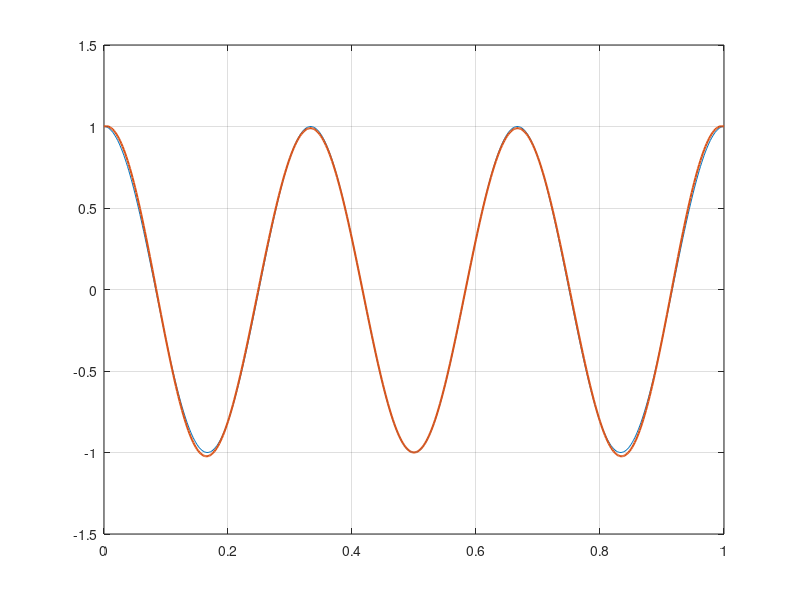

This figure's MATLAB source:
t = 0:0.002:1;
fc = 3;
x_org = cos(2*pi*fc*t);

fs = 10;
T = 1/fs;
nT = 0:T:1;
n = length(nT);
x_sp = zeros(1,n);
for i=1:n
    x_sp(i) = cos(2*pi*fc*nT(i));
end
m = length(t);
x_re = zeros(1,m);
for i = 1:m
    for j = 1:n
        % x_re(i) = x_re(i)+x_sp(j)*sin(pi*(t(i)-nT(j))/T)/(pi*(t(i)-nT(j))/T);
        x_re(i) = x_re(i)+x_sp(j)*sinc((t(i)-nT(j))/T);
    end
end

plot(t,x_org,t,x_re,'linewidth',1.5);grid on
